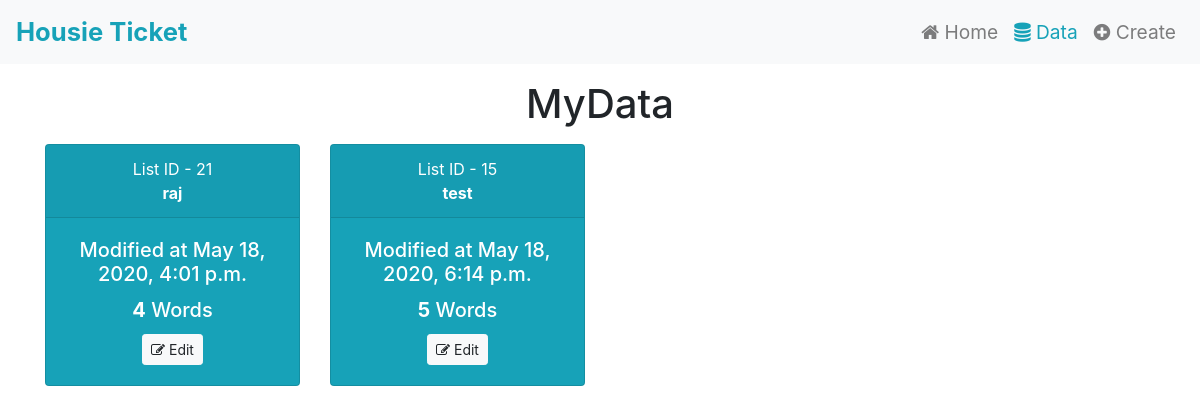
/data, run on an earlier commit of the app's database.
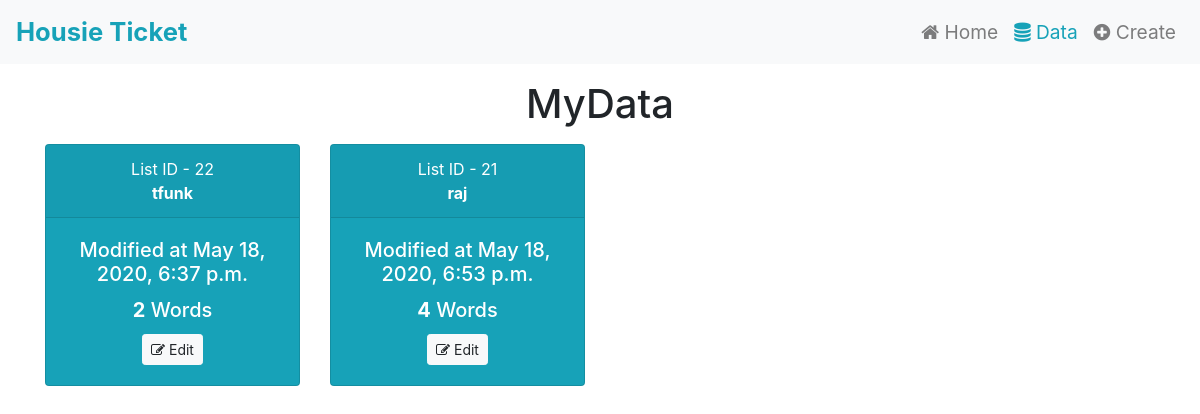
And on a later commit of the database.
### main/models.py (models this page shows)
class List(models.Model):
    list_name = models.CharField(max_length=100)
    total_words = models.PositiveIntegerField(default=1)
    footer = models.CharField(max_length=1000)
    date = models.DateTimeField(auto_now=True)

### main/views.py (the view, shortened to what this page needs)
# urls.py: path('data', views.data),
def data(request):
    delete = False
    del_list = None
    list_obj = List.objects.all().order_by('-id'),
    mylist = {}
    for l in list_obj[0]:
        mylist[l] = [w for w in Word.objects.filter(list_id=l.id).order_by('id')]
    params = {
        'list': mylist,
        'alart' : delete,
        'del_list': del_list
    }
    return render(request, 'main/data.html', params)

### main/templates/main/data.html (shortened to what this page needs)
{% extends 'main/base.html' %}
{% block data %}active{% endblock %}
{% block content %}
<div class="container text-center">
    <h1 class="m-3">MyData</h1>
    <div class="row">
        {% for i,j in list.items %}
        <div class="col-6 col-md-3">
            <div class="card text-white bg-info mb-3" style="max-width: 18rem;">
                <div class="card-header">
                    List ID - {{i.id}}<br>
                    <b>{{i.list_name}}</b>
                </div>
                <div class="card-body">
                    <h5 class="card-title">Modified at {{i.date}}</h5>
                    <h5 class="card-title"><b>{{i.total_words}}</b> Words</h5>
                    <button type="button" class="btn btn-sm btn-light" data-toggle="modal" data-target="#exampleModalLong{{forloop.counter}}"><span class="fa fa-edit"> </span> Edit</button>
                </div>
            </div>
        </div>
        {% endfor %}
    </div>
</div>
{% endblock %}

What changed in the data, as far as the page shows it:
removed List: id "15", list_name "test", date "May 18, 2020, 6:14 p.m.", total_words "5"
added List: id "22", list_name "tfunk", date "May 18, 2020, 6:37 p.m.", total_words "2"
changed List "raj": date "May 18, 2020, 4:01 p.m." → "May 18, 2020, 6:53 p.m."
